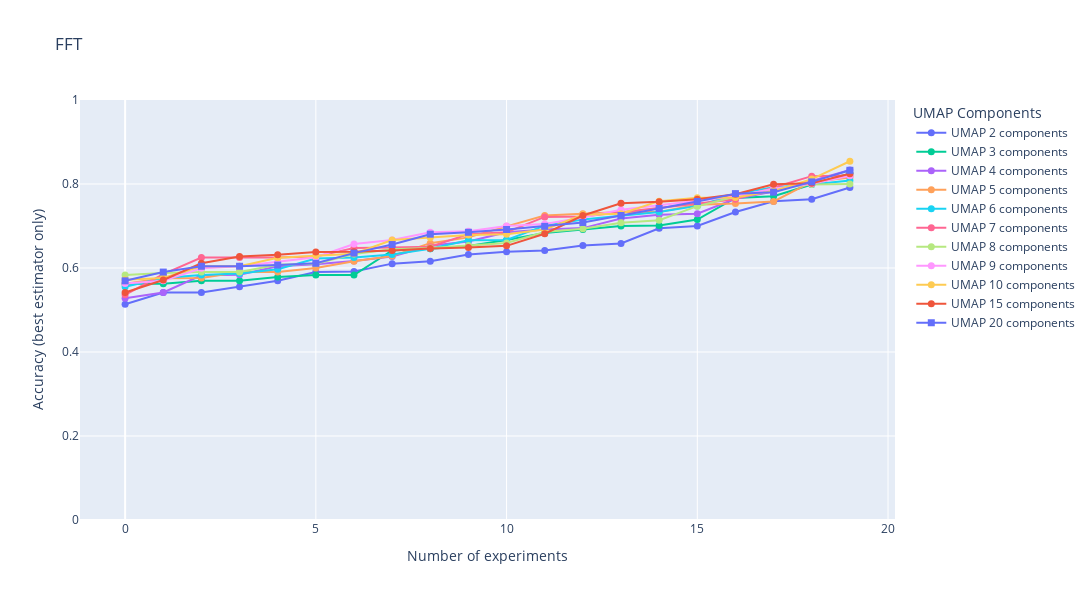

The code cell stored with this chart in its notebook:
### Markdown cell above
## Pergunta 2

Como a escolha do dataset no treinamento do UMAP afeta os resultados da tarefa?

### Code cell
df = results.copy()
df = filter_domain_fft_only(df)
df = filter_features_all(df)
df = filter_reducer_over_all(df)
df = filter_scaler_none(df)
df = filter_view_standardized_intra(df)
# df = pd.concat([filter_only_reducer_dataset_diferent_from_train(df), filter_only_reducer_dataset_equals_train_dataset(df)])
df = filter_only_reducer_dataset_diferent_from_train(df)
df = filter_same_train_test(df)
df = best_of_each_estimator(df)

marker_colors = list(itertools.product(markers, colors))

fig = go.Figure()

for i, n_components in enumerate(sorted(df["umap components"].unique())):
    df_comp = df[df["umap components"] == n_components]
    # df_comp = best_of_each_estimator(df_comp)
    df_comp.sort_values(by="accuracy (mean)", inplace=True)
    fig.add_trace(
        go.Scatter(
            x=list(range(len(df_comp))),
            y=df_comp["accuracy (mean)"],
            name=f"UMAP {n_components} components",
            mode="lines+markers",
            marker=dict(
                color=marker_colors[i][1],
                symbol=marker_colors[i][0],
                size=7,
            ),
        )
    )

fig.update_layout(
    title="FFT",
    xaxis_title="Number of experiments",
    yaxis_title="Accuracy (best estimator only)",
    legend_title="UMAP Components",
    width=1200,
    height=600,
    yaxis=dict(range=[0, 1]),
    # xaxis=dict(tickmode="linear")
)
fig.show()

### Figure 1 — Plotly figure (JSON) as saved in the notebook; plotly's stock layout.template omitted (floating-point values rounded to 4 significant figures)
{"data": [{"marker": {"color": "#636EFA", "size": 7, "symbol": "circle"}, "mode": "lines+markers", "name": "UMAP 2 components", "type": "scatter", "x": [0, 1, 2, 3, 4, 5, 6, 7, 8, 9, 10, 11, 12, 13, 14, 15, 16, 17, 18, 19], "y": [0.5139, 0.5417, 0.5417, 0.5556, 0.5694, 0.5903, 0.5917, 0.6104, 0.6158, 0.6319, 0.6389, 0.6417, 0.6533, 0.6583, 0.6944, 0.7, 0.7333, 0.759, 0.7639, 0.7917]}, {"marker": {"color": "#00CC96", "size": 7, "symbol": "circle"}, "mode": "lines+markers", "name": "UMAP 3 components", "type": "scatter", "x": [0, 1, 2, 3, 4, 5, 6, 7, 8, 9, 10, 11, 12, 13, 14, 15, 16, 17, 18, 19], "y": [0.5625, 0.5625, 0.5694, 0.5694, 0.5783, 0.5833, 0.5833, 0.6417, 0.6458, 0.6525, 0.6667, 0.6833, 0.6917, 0.7, 0.7014, 0.7153, 0.7667, 0.7708, 0.7986, 0.825]}, {"marker": {"color": "#AB63FA", "size": 7, "symbol": "circle"}, "mode": "lines+markers", "name": "UMAP 4 components", "type": "scatter", "x": [0, 1, 2, 3, 4, 5, 6, 7, 8, 9, 10, 11, 12, 13, 14, 15, 16, 17, 18, 19], "y": [0.5278, 0.5417, 0.5826, 0.584, 0.6042, 0.609, 0.6167, 0.6275, 0.6528, 0.6632, 0.685, 0.6917, 0.695, 0.7181, 0.7267, 0.7292, 0.765, 0.7819, 0.8075, 0.8333]}, {"marker": {"color": "#FFA15A", "size": 7, "symbol": "circle"}, "mode": "lines+markers", "name": "UMAP 5 components", "type": "scatter", "x": [0, 1, 2, 3, 4, 5, 6, 7, 8, 9, 10, 11, 12, 13, 14, 15, 16, 17, 18, 19], "y": [0.5625, 0.5757, 0.5764, 0.5903, 0.5903, 0.6, 0.616, 0.6285, 0.6592, 0.6729, 0.6992, 0.725, 0.7292, 0.7333, 0.7333, 0.7507, 0.7535, 0.7583, 0.805, 0.8153]}, {"marker": {"color": "#19D3F3", "size": 7, "symbol": "circle"}, "mode": "lines+markers", "name": "UMAP 6 components", "type": "scatter", "x": [0, 1, 2, 3, 4, 5, 6, 7, 8, 9, 10, 11, 12, 13, 14, 15, 16, 17, 18, 19], "y": [0.5556, 0.5764, 0.5833, 0.5868, 0.5972, 0.6225, 0.625, 0.6319, 0.6458, 0.6658, 0.6667, 0.7008, 0.7153, 0.725, 0.7333, 0.7479, 0.7757, 0.7925, 0.7986, 0.8083]}, {"marker": {"color": "#FF6692", "size": 7, "symbol": "circle"}, "mode": "lines+markers", "name": "UMAP 7 components", "type": "scatter", "x": [0, 1, 2, 3, 4, 5, 6, 7, 8, 9, 10, 11, 12, 13, 14, 15, 16, 17, 18, 19], "y": [0.5361, 0.5854, 0.625, 0.625, 0.625, 0.6271, 0.6475, 0.6486, 0.6508, 0.6806, 0.685, 0.7217, 0.7225, 0.7325, 0.7431, 0.7528, 0.7639, 0.7917, 0.8187, 0.82]}, {"marker": {"color": "#B6E880", "size": 7, "symbol": "circle"}, "mode": "lines+markers", "name": "UMAP 8 components", "type": "scatter", "x": [0, 1, 2, 3, 4, 5, 6, 7, 8, 9, 10, 11, 12, 13, 14, 15, 16, 17, 18, 19], "y": [0.5833, 0.5883, 0.5903, 0.5903, 0.6076, 0.6104, 0.6333, 0.6444, 0.6475, 0.6535, 0.6597, 0.6858, 0.6933, 0.7075, 0.7139, 0.7472, 0.77, 0.7889, 0.7986, 0.8]}, {"marker": {"color": "#FF97FF", "size": 7, "symbol": "circle"}, "mode": "lines+markers", "name": "UMAP 9 components", "type": "scatter", "x": [0, 1, 2, 3, 4, 5, 6, 7, 8, 9, 10, 11, 12, 13, 14, 15, 16, 17, 18, 19], "y": [0.5632, 0.5694, 0.5993, 0.6042, 0.615, 0.6257, 0.6569, 0.6667, 0.685, 0.6875, 0.7, 0.705, 0.72, 0.7389, 0.7492, 0.7592, 0.7708, 0.7889, 0.8008, 0.8194]}, {"marker": {"color": "#FECB52", "size": 7, "symbol": "circle"}, "mode": "lines+markers", "name": "UMAP 10 components", "type": "scatter", "x": [0, 1, 2, 3, 4, 5, 6, 7, 8, 9, 10, 11, 12, 13, 14, 15, 16, 17, 18, 19], "y": [0.5722, 0.5764, 0.6042, 0.6042, 0.6242, 0.6299, 0.634, 0.6667, 0.6725, 0.6783, 0.6806, 0.6917, 0.7267, 0.7292, 0.7592, 0.7675, 0.7681, 0.7833, 0.8117, 0.8542]}, {"marker": {"color": "#EF553B", "size": 7, "symbol": "circle"}, "mode": "lines+markers", "name": "UMAP 15 components", "type": "scatter", "x": [0, 1, 2, 3, 4, 5, 6, 7, 8, 9, 10, 11, 12, 13, 14, 15, 16, 17, 18, 19], "y": [0.5417, 0.5715, 0.6111, 0.6275, 0.6317, 0.6382, 0.6389, 0.6417, 0.6465, 0.6486, 0.6528, 0.6817, 0.725, 0.7542, 0.7576, 0.7639, 0.7758, 0.7993, 0.8017, 0.8243]}, {"marker": {"color": "#636EFA", "size": 7, "symbol": "square"}, "mode": "lines+markers", "name": "UMAP 20 components", "type": "scatter", "x": [0, 1, 2, 3, 4, 5, 6, 7, 8, 9, 10, 11, 12, 13, 14, 15, 16, 17, 18, 19], "y": [0.5694, 0.5903, 0.6042, 0.6042, 0.6069, 0.6111, 0.6354, 0.6558, 0.6806, 0.685, 0.6917, 0.6992, 0.7083, 0.725, 0.7417, 0.7583, 0.7771, 0.7806, 0.805, 0.8326]}], "layout": {"height": 600, "legend": {"title": {"text": "UMAP Components"}}, "title": {"text": "FFT"}, "width": 1200, "xaxis": {"title": {"text": "Number of experiments"}}, "yaxis": {"range": [0, 1], "title": {"text": "Accuracy (best estimator only)"}}}}
